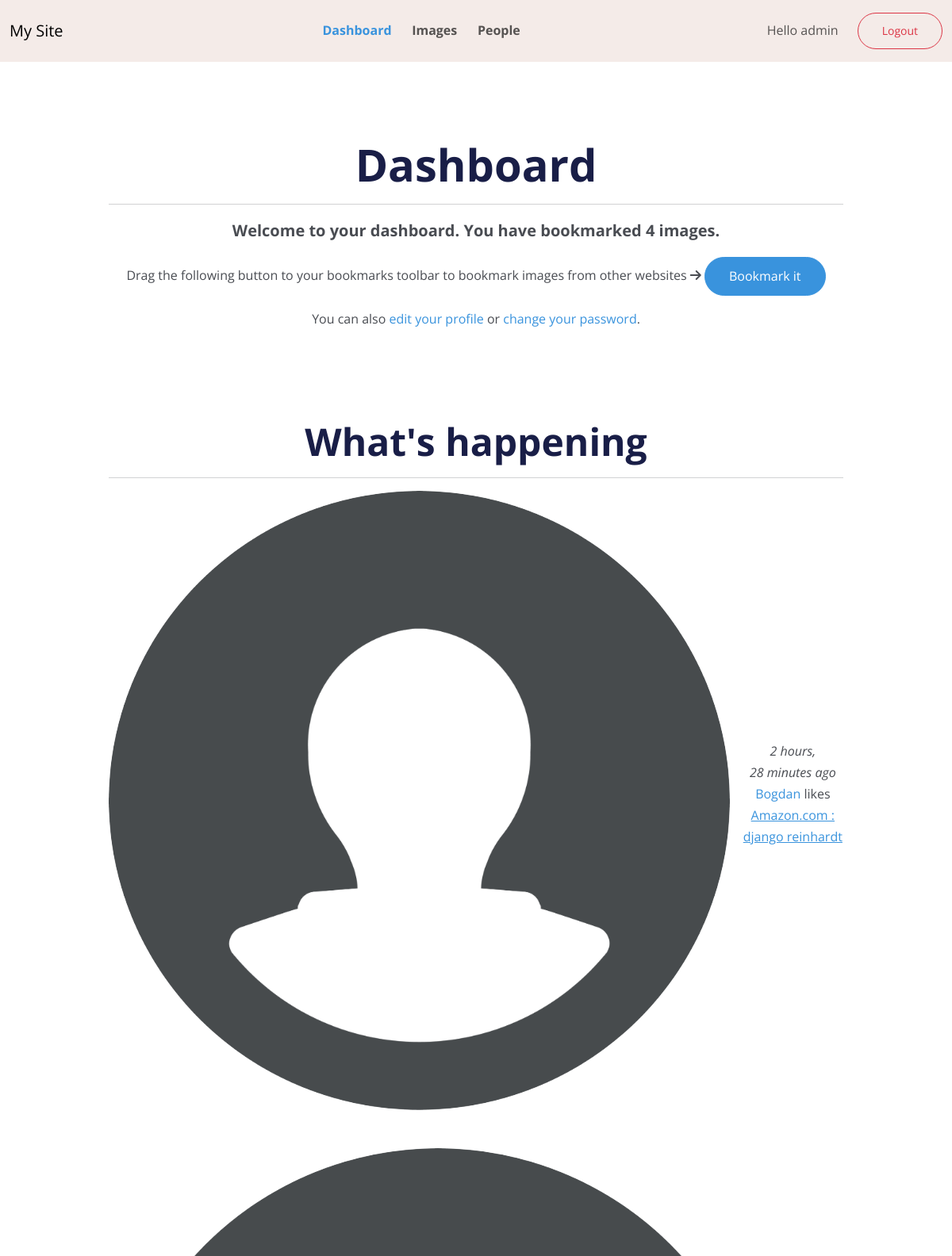
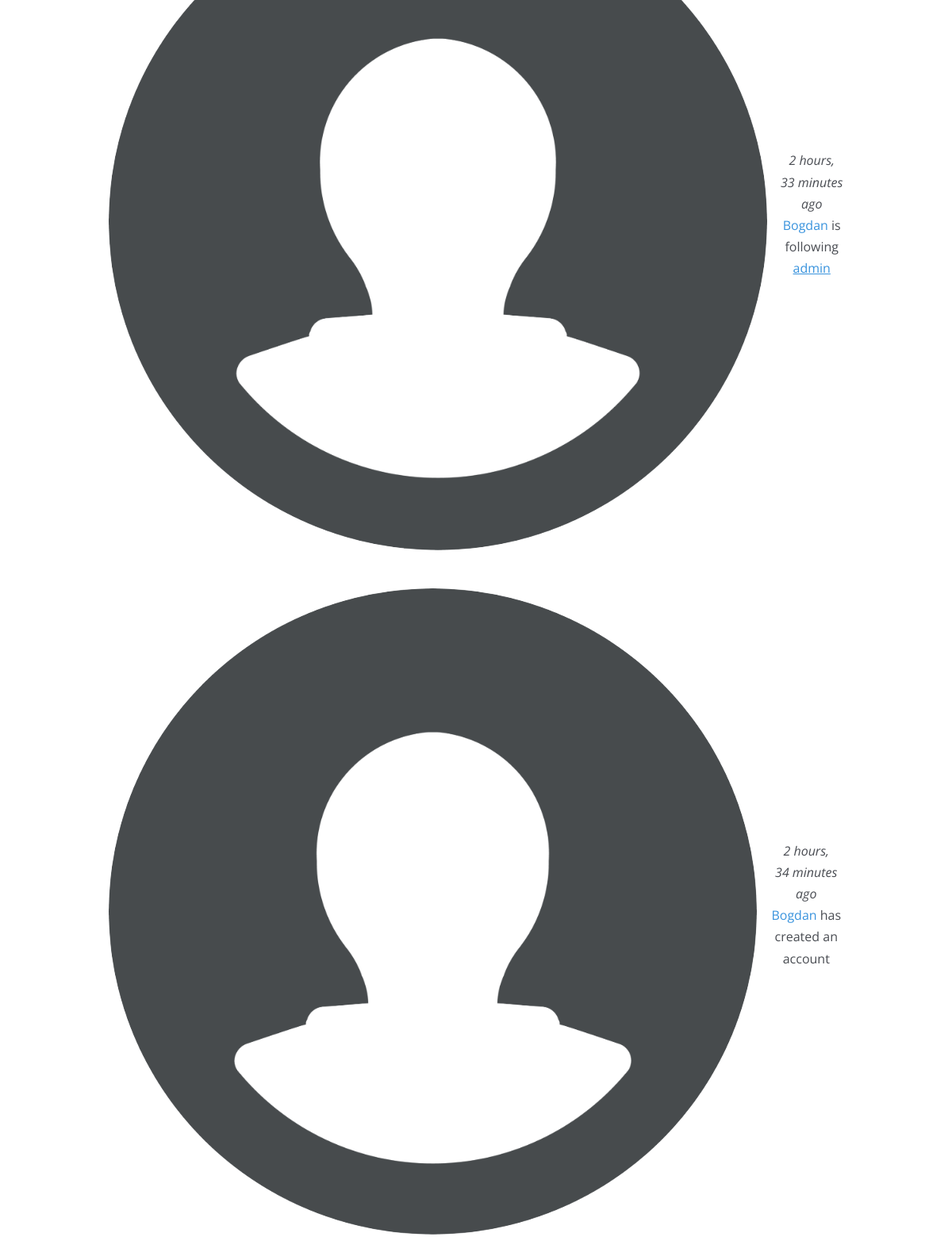
The app's page /account/ (signed in) with its own data (2 pictures, top to bottom).
### actions/models.py (models this page shows)
class Action(models.Model):
    user = models.ForeignKey(
        settings.AUTH_USER_MODEL,
        related_name="actions",
        on_delete=models.CASCADE,
    )
    verb = models.CharField(max_length=255)
    created = models.DateTimeField(auto_now_add=True)
    target_ct = models.ForeignKey(
        ContentType,
        blank=True,
        null=True,
        related_name="target_obj",
        on_delete=models.CASCADE,
    )
    target_id = models.PositiveIntegerField(null=True, blank=True)
    target = GenericForeignKey("target_ct", "target_id")
    class Meta:
        indexes = [
            models.Index(fields=["-created"]),
            models.Index(fields=["target_ct", "target_id"]),
        ]
        ordering = ["-created"]

### images/models.py (models this page shows, shortened)
class Image(models.Model):
    user = models.ForeignKey(
        settings.AUTH_USER_MODEL,
        related_name="images_created",
        on_delete=models.CASCADE,
    )
    title = models.CharField(max_length=255)
    slug = models.CharField(max_length=255, blank=True)
    url = models.URLField(max_length=2000)
    image = models.ImageField(upload_to="images/%Y-%m-%d")
    description = models.TextField(blank=True)
    created = models.DateTimeField(auto_now_add=True)
    users_like = models.ManyToManyField(
        settings.AUTH_USER_MODEL,
        related_name="images_liked",
        blank=True,
    )
    total_likes = models.PositiveIntegerField(default=0)
    class Meta:
        indexes = [
            models.Index(fields=["-created"]),
            models.Index(fields=["-total_likes"]),
        ]
        ordering = ["-created"]
    def __str__(self):
        return self.title
    def get_absolute_url(self):
        return reverse("images:detail", args=[self.id, self.slug])

### account/views.py (the view)
# urls.py: path("", views.dashboard, name="dashboard"),
@login_required
def dashboard(request):
    actions = Action.objects.exclude(user=request.user)
    following_ids = request.user.following.values_list(
        "id",
        flat=True,
    )
    if following_ids:
        actions = actions.filter(user_id__in=following_ids)
    actions = actions.select_related(
        "user",
        "user__profile",
    ).prefetch_related(
        "target"
    )[:10]
    return render(
        request,
        "account/dashboard.html",
        {
            "section": "dashboard",
            "actions": actions,
        },
    )

### account/templates/account/dashboard.html (shortened to what this page needs)
{% extends "_base.html" %}
{% block content %}
  <div class="container py-6">
    <div class="row">
      <div class="col-lg-10 offset-lg-1 text-center">
        <h1 class="display-4 fw-bold">Dashboard</h1>
        <hr>
        {% with total_images_created=request.user.images_created.count %}
          <p class="lead fw-bold">Welcome to your dashboard. You have bookmarked
            {{ total_images_created }} image{{ total_images_created|pluralize }}.</p>
        {% endwith %}
        <p>Drag the following button to your bookmarks toolbar to bookmark images from other websites <i class="fa-solid fa-arrow-right"></i> <a href="javascript:{% include 'bookmarklet_launcher.js' %}" class="text-decoration-none btn btn-primary text-white">
          Bookmark it
        </a></p>
        <p>You can also <a href="{% url 'edit' %}" class="text-decoration-none">edit your profile</a> or
        <a href="{% url 'password_change' %}" class="text-decoration-none">change your password</a>.</p>
      </div>
    </div>
    <div class="row text-lg-center py-6">
      <div class="col-lg-10 offset-lg-1 text-center">
      <h2 class="display-5 fw-bold">What's happening</h2>
      <hr>
      <div>
      {% for action in actions %}
        {% include "actions/action/detail.html" %}
      {% endfor %}
      </div>
    </div>
  </div>
  </div>
{% endblock %}

### account/templates/_base.html (shortened to what this page needs)
{% load static %}
<!DOCTYPE html>
<html lang="en">
  <head>
    <link rel="stylesheet" href="{% static 'css/fontawesome.css' %}">
    <link rel="stylesheet" href="{% static 'css/bootstrap.css' %}">
    <link rel="stylesheet" href="{% static 'css/styles.css' %}">
  </head>
  <body>
    <nav class="navbar navbar-expand-md navbar-light bg-light">
      <div class="container-fluid">
        <a class="navbar-brand" href="{% url 'dashboard' %}">My Site</a>
        <div class="collapse navbar-collapse" id="navbarNav">
          {% if request.user.is_authenticated %}
            <ul class="navbar-nav mx-auto">
              <li class="nav-item">
                <a class="nav-link {% if section == 'dashboard' %}text-primary{% endif %}" href="{% url 'dashboard' %}">Dashboard</a>
              </li>
              <li class="nav-item">
                <a class="nav-link {% if section == 'images' %}primary{% endif %}" href="{% url 'images:list' %}">Images</a>
              </li>
              <li class="nav-item">
                <a class="nav-link {% if section == 'people' %}active{% endif %}" href="{% url 'user_list' %}">People</a>
              </li>
            </ul>
            <span class="navbar-text">
              Hello {{ request.user.first_name|default:request.user.username }}
            </span>
            <form class="d-inline ms-4" action="{% url 'logout' %}" method="post">
              <button type="submit" class="btn btn-outline-danger btn-sm">Logout</button>
            </form>
          {% else %}
            <ul class="navbar-nav ms-auto">
              <li class="nav-item">
                <a class="nav-link" href="{% url 'login' %}">Log-in</a>
              </li>
            </ul>
          {% endif %}
        </div>
      </div>
    </nav>
    <div class="toast-container position-fixed top-0 end-0 p-3">
    </div>
    {% block content %}
    {% endblock %}
  </body>
</html>

### actions/templates/actions/action/detail.html
{% load thumbnail %}
{% with user=action.user profile=action.user.profile %}
<div class="action d-flex align-items-center mb-5">
  <div class="images me-3">
    {% if profile.photo %}
      {% thumbnail user.profile.photo "80x80" crop="100%" as im %}
      <a href="{{ user.get_absolute_url }}">
        <img src="{{ im.url }}" alt="{{ user.get_full_name }}"
         class="img-fluid rounded-circle">
      </a>
    {% endif %}
  </div>
  <div class="info">
    <p>
      <span class="fst-italic">{{ action.created|timesince }} ago</span>
      <br />
      <a href="{{ user.get_absolute_url }}" class="text-decoration-none">
        {{ user.first_name }}
      </a>
      {{ action.verb }}
      {% if action.target %}
        {% with target=action.target %}
          <a href="{{ target.get_absolute_url }}">{{ target }}</a>
        {% endwith %}
      {% endif %}
    </p>
  </div>
</div>
{% endwith %}

### records on screen
Action: created "2 hours, 28 minutes", user.first_name "Bogdan", verb "likes", target "Amazon.com : django reinhardt"
Action: created "2 hours, 33 minutes", user.first_name "Bogdan", verb "is following", target "admin"
Action: created "2 hours, 34 minutes", user.first_name "Bogdan", verb "has created an account"

### other values on screen
{{ request.user.first_name|default:request.user.username }} "admin"
{{ total_images_created }} "4"
